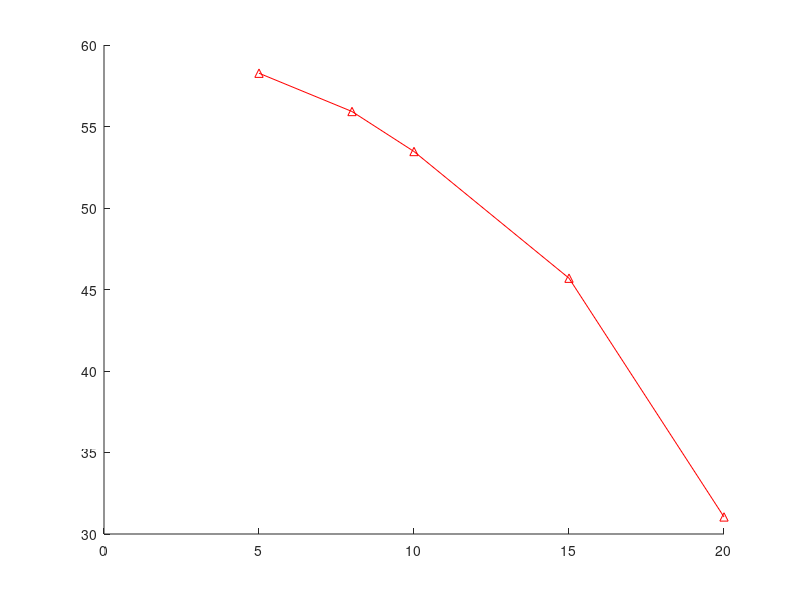

Write MATLAB code to recreate this figure. (Note: this script raises an error after producing the figure.)
x=[5	8	10	15	20];
y1 = [58.26916	55.92037	53.46581	45.69346	31.04679];
y2 = [59.30612	58.9224	57.36839	52.84806	42.58163];


plot(x, y1, 'r^-', x, y2, 'bS-');
xlabel('Component quantity');
ylabel('FPS');
grid on;
l = legend('Firefox', 'Chrome', 'Location', 'southwest');
axis([5, 20, 0, 60]);